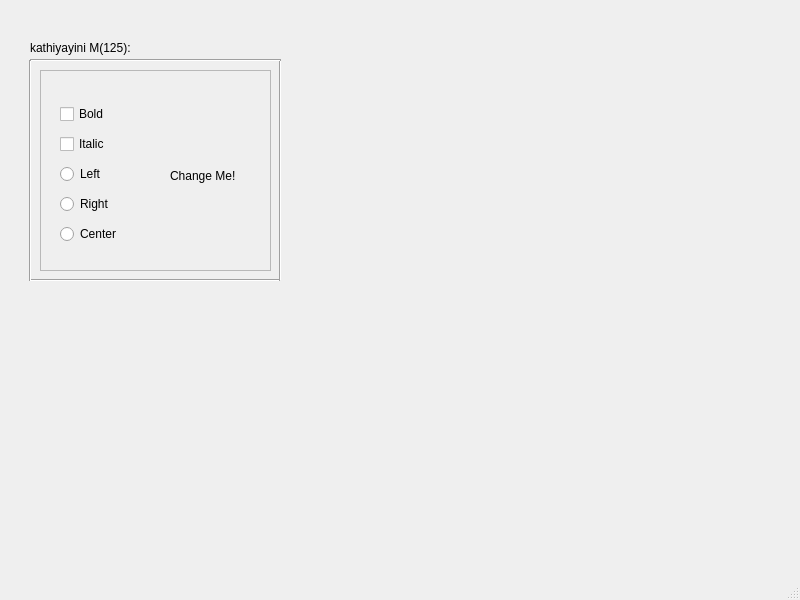
<?xml version="1.0" encoding="UTF-8"?>
<ui version="4.0">
 <class>MainWindow</class>
 <widget class="QMainWindow" name="MainWindow">
  <property name="geometry">
   <rect>
    <x>0</x>
    <y>0</y>
    <width>800</width>
    <height>600</height>
   </rect>
  </property>
  <property name="windowTitle">
   <string>MainWindow</string>
  </property>
  <widget class="QWidget" name="centralwidget">
   <widget class="QFrame" name="frame">
    <property name="geometry">
     <rect>
      <x>40</x>
      <y>70</y>
      <width>231</width>
      <height>201</height>
     </rect>
    </property>
    <property name="frameShape">
     <enum>QFrame::StyledPanel</enum>
    </property>
    <property name="frameShadow">
     <enum>QFrame::Raised</enum>
    </property>
    <widget class="QLabel" name="label">
     <property name="geometry">
      <rect>
       <x>130</x>
       <y>90</y>
       <width>91</width>
       <height>31</height>
      </rect>
     </property>
     <property name="text">
      <string>Change Me!</string>
     </property>
    </widget>
    <widget class="QWidget" name="layoutWidget">
     <property name="geometry">
      <rect>
       <x>20</x>
       <y>30</y>
       <width>81</width>
       <height>151</height>
      </rect>
     </property>
     <layout class="QVBoxLayout" name="verticalLayout">
      <item>
       <widget class="QCheckBox" name="checkBox_1">
        <property name="text">
         <string>Bold</string>
        </property>
       </widget>
      </item>
      <item>
       <widget class="QCheckBox" name="checkBox_2">
        <property name="text">
         <string>Italic</string>
        </property>
       </widget>
      </item>
      <item>
       <widget class="QRadioButton" name="radioButton_1">
        <property name="text">
         <string>Left</string>
        </property>
       </widget>
      </item>
      <item>
       <widget class="QRadioButton" name="radioButton_2">
        <property name="text">
         <string>Right</string>
        </property>
       </widget>
      </item>
      <item>
       <widget class="QRadioButton" name="radioButton_3">
        <property name="text">
         <string>Center</string>
        </property>
       </widget>
      </item>
     </layout>
    </widget>
    <widget class="Line" name="line_4">
     <property name="geometry">
      <rect>
       <x>0</x>
       <y>-17</y>
       <width>231</width>
       <height>31</height>
      </rect>
     </property>
     <property name="orientation">
      <enum>Qt::Horizontal</enum>
     </property>
    </widget>
   </widget>
   <widget class="Line" name="line">
    <property name="geometry">
     <rect>
      <x>30</x>
      <y>270</y>
      <width>251</width>
      <height>20</height>
     </rect>
    </property>
    <property name="orientation">
     <enum>Qt::Horizontal</enum>
    </property>
   </widget>
   <widget class="Line" name="line_3">
    <property name="geometry">
     <rect>
      <x>260</x>
      <y>60</y>
      <width>41</width>
      <height>221</height>
     </rect>
    </property>
    <property name="orientation">
     <enum>Qt::Vertical</enum>
    </property>
   </widget>
   <widget class="Line" name="line_2">
    <property name="geometry">
     <rect>
      <x>30</x>
      <y>50</y>
      <width>251</width>
      <height>21</height>
     </rect>
    </property>
    <property name="orientation">
     <enum>Qt::Horizontal</enum>
    </property>
   </widget>
   <widget class="Line" name="line_5">
    <property name="geometry">
     <rect>
      <x>20</x>
      <y>60</y>
      <width>20</width>
      <height>221</height>
     </rect>
    </property>
    <property name="orientation">
     <enum>Qt::Vertical</enum>
    </property>
   </widget>
   <widget class="QLabel" name="label_2">
    <property name="geometry">
     <rect>
      <x>30</x>
      <y>40</y>
      <width>121</width>
      <height>16</height>
     </rect>
    </property>
    <property name="text">
     <string>kathiyayini M(125):</string>
    </property>
   </widget>
  </widget>
  <widget class="QMenuBar" name="menubar">
   <property name="geometry">
    <rect>
     <x>0</x>
     <y>0</y>
     <width>800</width>
     <height>26</height>
    </rect>
   </property>
  </widget>
  <widget class="QStatusBar" name="statusbar"/>
 </widget>
 <resources/>
 <connections/>
</ui>
